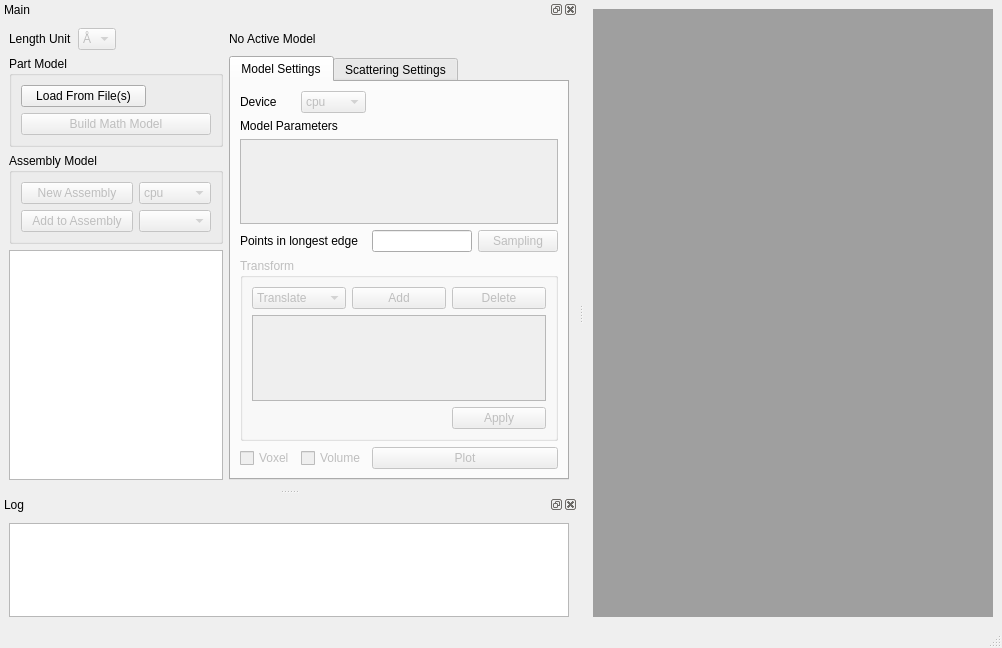
<?xml version="1.0" encoding="UTF-8"?>
<ui version="4.0">
 <class>MainWindow</class>
 <widget class="QMainWindow" name="MainWindow">
  <property name="geometry">
   <rect>
    <x>0</x>
    <y>0</y>
    <width>1002</width>
    <height>648</height>
   </rect>
  </property>
  <property name="windowTitle">
   <string>Model2SAS</string>
  </property>
  <widget class="QWidget" name="centralwidget">
   <layout class="QGridLayout" name="gridLayout_7">
    <item row="0" column="0">
     <widget class="QMdiArea" name="mdiArea">
      <property name="minimumSize">
       <size>
        <width>400</width>
        <height>400</height>
       </size>
      </property>
     </widget>
    </item>
   </layout>
  </widget>
  <widget class="QMenuBar" name="menubar">
   <property name="geometry">
    <rect>
     <x>0</x>
     <y>0</y>
     <width>1002</width>
     <height>22</height>
    </rect>
   </property>
  </widget>
  <widget class="QStatusBar" name="statusbar"/>
  <widget class="QDockWidget" name="dockWidget_main">
   <property name="windowTitle">
    <string>Main</string>
   </property>
   <attribute name="dockWidgetArea">
    <number>1</number>
   </attribute>
   <widget class="QWidget" name="dockWidgetContents_3">
    <layout class="QGridLayout" name="gridLayout_9">
     <item row="0" column="0">
      <widget class="QLabel" name="label_length_unit">
       <property name="text">
        <string>Length Unit</string>
       </property>
      </widget>
     </item>
     <item row="0" column="1">
      <widget class="QComboBox" name="comboBox_length_unit">
       <property name="enabled">
        <bool>false</bool>
       </property>
       <item>
        <property name="text">
         <string>Å</string>
        </property>
       </item>
      </widget>
     </item>
     <item row="0" column="2">
      <spacer name="horizontalSpacer">
       <property name="orientation">
        <enum>Qt::Horizontal</enum>
       </property>
       <property name="sizeHint" stdset="0">
        <size>
         <width>40</width>
         <height>20</height>
        </size>
       </property>
      </spacer>
     </item>
     <item row="0" column="3">
      <widget class="QLabel" name="label_active_model">
       <property name="sizePolicy">
        <sizepolicy hsizetype="Preferred" vsizetype="Minimum">
         <horstretch>0</horstretch>
         <verstretch>0</verstretch>
        </sizepolicy>
       </property>
       <property name="text">
        <string>No Active Model</string>
       </property>
      </widget>
     </item>
     <item row="1" column="0" colspan="3">
      <widget class="QGroupBox" name="groupBox_part">
       <property name="title">
        <string>Part Model</string>
       </property>
       <layout class="QGridLayout" name="gridLayout_5">
        <item row="2" column="0" colspan="3">
         <widget class="QPushButton" name="pushButton_build_math_model">
          <property name="enabled">
           <bool>false</bool>
          </property>
          <property name="text">
           <string>Build Math Model</string>
          </property>
         </widget>
        </item>
        <item row="1" column="0" colspan="2">
         <widget class="QPushButton" name="pushButton_part_from_files">
          <property name="text">
           <string>Load From File(s)</string>
          </property>
         </widget>
        </item>
       </layout>
      </widget>
     </item>
     <item row="1" column="3" rowspan="3">
      <widget class="QTabWidget" name="tabWidget_settings">
       <property name="sizePolicy">
        <sizepolicy hsizetype="Preferred" vsizetype="Preferred">
         <horstretch>0</horstretch>
         <verstretch>0</verstretch>
        </sizepolicy>
       </property>
       <property name="currentIndex">
        <number>0</number>
       </property>
       <widget class="QWidget" name="tabPage_model">
        <attribute name="title">
         <string>Model Settings</string>
        </attribute>
        <layout class="QGridLayout" name="gridLayout_8">
         <item row="2" column="0" colspan="2">
          <widget class="QLabel" name="label_model_params">
           <property name="text">
            <string>Model Parameters</string>
           </property>
          </widget>
         </item>
         <item row="0" column="0">
          <widget class="QLabel" name="label_part_device">
           <property name="text">
            <string>Device</string>
           </property>
          </widget>
         </item>
         <item row="3" column="0" colspan="4">
          <widget class="QTableView" name="tableView_model_params">
           <property name="enabled">
            <bool>false</bool>
           </property>
           <property name="sizePolicy">
            <sizepolicy hsizetype="Preferred" vsizetype="Expanding">
             <horstretch>0</horstretch>
             <verstretch>0</verstretch>
            </sizepolicy>
           </property>
           <property name="alternatingRowColors">
            <bool>true</bool>
           </property>
          </widget>
         </item>
         <item row="5" column="0" colspan="4">
          <widget class="QGroupBox" name="groupBox_transform">
           <property name="enabled">
            <bool>false</bool>
           </property>
           <property name="title">
            <string>Transform</string>
           </property>
           <layout class="QGridLayout" name="gridLayout_4">
            <item row="0" column="2">
             <widget class="QPushButton" name="pushButton_delete_transform">
              <property name="text">
               <string>Delete</string>
              </property>
             </widget>
            </item>
            <item row="0" column="0">
             <widget class="QComboBox" name="comboBox_transform_type">
              <item>
               <property name="text">
                <string>Translate</string>
               </property>
              </item>
              <item>
               <property name="text">
                <string>Rotate</string>
               </property>
              </item>
             </widget>
            </item>
            <item row="0" column="1">
             <widget class="QPushButton" name="pushButton_add_transform">
              <property name="text">
               <string>Add</string>
              </property>
             </widget>
            </item>
            <item row="5" column="2">
             <widget class="QPushButton" name="pushButton_apply_transform">
              <property name="text">
               <string>Apply</string>
              </property>
             </widget>
            </item>
            <item row="4" column="0" colspan="3">
             <widget class="QTableView" name="tableView_transform">
              <property name="sizePolicy">
               <sizepolicy hsizetype="Preferred" vsizetype="Expanding">
                <horstretch>0</horstretch>
                <verstretch>0</verstretch>
               </sizepolicy>
              </property>
             </widget>
            </item>
           </layout>
          </widget>
         </item>
         <item row="4" column="2">
          <widget class="QLineEdit" name="lineEdit_real_lattice_1d_size">
           <property name="text">
            <string/>
           </property>
          </widget>
         </item>
         <item row="4" column="0" colspan="2">
          <widget class="QLabel" name="label_real_lattice_1d_size">
           <property name="text">
            <string>Points in longest edge</string>
           </property>
          </widget>
         </item>
         <item row="4" column="3">
          <widget class="QPushButton" name="pushButton_sampling">
           <property name="enabled">
            <bool>false</bool>
           </property>
           <property name="text">
            <string>Sampling</string>
           </property>
          </widget>
         </item>
         <item row="6" column="1">
          <widget class="QCheckBox" name="checkBox_volume">
           <property name="enabled">
            <bool>false</bool>
           </property>
           <property name="text">
            <string>Volume</string>
           </property>
          </widget>
         </item>
         <item row="6" column="2" colspan="2">
          <widget class="QPushButton" name="pushButton_plot_model">
           <property name="enabled">
            <bool>false</bool>
           </property>
           <property name="text">
            <string>Plot</string>
           </property>
          </widget>
         </item>
         <item row="6" column="0">
          <widget class="QCheckBox" name="checkBox_voxel">
           <property name="enabled">
            <bool>false</bool>
           </property>
           <property name="text">
            <string>Voxel</string>
           </property>
          </widget>
         </item>
         <item row="0" column="1">
          <widget class="QComboBox" name="comboBox_model_device">
           <property name="enabled">
            <bool>false</bool>
           </property>
           <item>
            <property name="text">
             <string>cpu</string>
            </property>
           </item>
          </widget>
         </item>
        </layout>
       </widget>
       <widget class="QWidget" name="tabPage_scattering">
        <attribute name="title">
         <string>Scattering Settings</string>
        </attribute>
        <layout class="QGridLayout" name="gridLayout_3">
         <item row="0" column="0">
          <widget class="QLabel" name="label_reciprocal_lattice_1d_size">
           <property name="text">
            <string>Edge points num in reciprocal grid</string>
           </property>
          </widget>
         </item>
         <item row="0" column="1">
          <widget class="QLineEdit" name="lineEdit_reciprocal_lattice_1d_size">
           <property name="enabled">
            <bool>false</bool>
           </property>
           <property name="text">
            <string>default</string>
           </property>
          </widget>
         </item>
         <item row="2" column="0" colspan="2">
          <widget class="QTabWidget" name="tabWidget_measure">
           <property name="enabled">
            <bool>true</bool>
           </property>
           <property name="currentIndex">
            <number>0</number>
           </property>
           <widget class="QWidget" name="tabPage_direct_measure">
            <attribute name="title">
             <string>Direct Measure</string>
            </attribute>
            <layout class="QVBoxLayout" name="verticalLayout_3">
             <item>
              <widget class="QGroupBox" name="groupBox_1d_measure">
               <property name="title">
                <string>1D</string>
               </property>
               <property name="checkable">
                <bool>false</bool>
               </property>
               <layout class="QVBoxLayout" name="verticalLayout">
                <item>
                 <layout class="QHBoxLayout" name="horizontalLayout">
                  <item>
                   <widget class="QLabel" name="label_q1d_range">
                    <property name="text">
                     <string>Q range</string>
                    </property>
                   </widget>
                  </item>
                  <item>
                   <widget class="QLineEdit" name="lineEdit_q1d_min"/>
                  </item>
                  <item>
                   <widget class="QLabel" name="label_dash">
                    <property name="text">
                     <string>-</string>
                    </property>
                   </widget>
                  </item>
                  <item>
                   <widget class="QLineEdit" name="lineEdit_q1d_max"/>
                  </item>
                  <item>
                   <widget class="QLabel" name="label_q1d_unit">
                    <property name="text">
                     <string>Å^-1</string>
                    </property>
                   </widget>
                  </item>
                 </layout>
                </item>
                <item>
                 <layout class="QHBoxLayout" name="horizontalLayout_2">
                  <item>
                   <widget class="QLabel" name="label_q1d_num">
                    <property name="text">
                     <string>Q num</string>
                    </property>
                   </widget>
                  </item>
                  <item>
                   <widget class="QLineEdit" name="lineEdit_q1d_num"/>
                  </item>
                  <item>
                   <widget class="QCheckBox" name="checkBox_q1d_log_spaced">
                    <property name="text">
                     <string>Log Spaced</string>
                    </property>
                   </widget>
                  </item>
                 </layout>
                </item>
                <item>
                 <widget class="QPushButton" name="pushButton_1d_measure">
                  <property name="enabled">
                   <bool>false</bool>
                  </property>
                  <property name="text">
                   <string>Measure</string>
                  </property>
                 </widget>
                </item>
               </layout>
              </widget>
             </item>
             <item>
              <widget class="QGroupBox" name="groupBox_2d_measure">
               <property name="enabled">
                <bool>false</bool>
               </property>
               <property name="title">
                <string>2D</string>
               </property>
               <layout class="QVBoxLayout" name="verticalLayout_2">
                <item>
                 <layout class="QHBoxLayout" name="horizontalLayout_3">
                  <item>
                   <widget class="QLabel" name="label_q2d_resolution">
                    <property name="text">
                     <string>Resolution </string>
                    </property>
                   </widget>
                  </item>
                  <item>
                   <widget class="QLineEdit" name="lineEdit_q2d_resolution_h"/>
                  </item>
                  <item>
                   <widget class="QLabel" name="label_times">
                    <property name="text">
                     <string>×</string>
                    </property>
                   </widget>
                  </item>
                  <item>
                   <widget class="QLineEdit" name="lineEdit_q2d_resolution_v"/>
                  </item>
                 </layout>
                </item>
                <item>
                 <layout class="QHBoxLayout" name="horizontalLayout_4">
                  <item>
                   <widget class="QLabel" name="label_q2d_spacing">
                    <property name="text">
                     <string>Q spacing</string>
                    </property>
                   </widget>
                  </item>
                  <item>
                   <widget class="QLineEdit" name="lineEdit_q2d_spacing"/>
                  </item>
                  <item>
                   <widget class="QLabel" name="label_q2d_unit">
                    <property name="text">
                     <string>Å^-1</string>
                    </property>
                   </widget>
                  </item>
                 </layout>
                </item>
                <item>
                 <layout class="QHBoxLayout" name="horizontalLayout_6">
                  <item>
                   <widget class="QLabel" name="label_q2d_normal_vector">
                    <property name="text">
                     <string>Normal vector</string>
                    </property>
                   </widget>
                  </item>
                  <item>
                   <widget class="QLineEdit" name="lineEdit_q2d_normal_x">
                    <property name="maximumSize">
                     <size>
                      <width>40</width>
                      <height>16777215</height>
                     </size>
                    </property>
                   </widget>
                  </item>
                  <item>
                   <widget class="QLineEdit" name="lineEdit_q2d_normal_y">
                    <property name="maximumSize">
                     <size>
                      <width>40</width>
                      <height>16777215</height>
                     </size>
                    </property>
                   </widget>
                  </item>
                  <item>
                   <widget class="QLineEdit" name="lineEdit_q2d_normal_z">
                    <property name="maximumSize">
                     <size>
                      <width>40</width>
                      <height>16777215</height>
                     </size>
                    </property>
                   </widget>
                  </item>
                 </layout>
                </item>
                <item>
                 <layout class="QHBoxLayout" name="horizontalLayout_5">
                  <item>
                   <widget class="QCheckBox" name="checkBox_2d_show_3d">
                    <property name="text">
                     <string>Show in 3D Q Space</string>
                    </property>
                   </widget>
                  </item>
                  <item>
                   <widget class="QPushButton" name="pushButton_2d_measure">
                    <property name="text">
                     <string>Measure</string>
                    </property>
                   </widget>
                  </item>
                 </layout>
                </item>
               </layout>
              </widget>
             </item>
             <item>
              <spacer name="verticalSpacer">
               <property name="orientation">
                <enum>Qt::Vertical</enum>
               </property>
               <property name="sizeHint" stdset="0">
                <size>
                 <width>228</width>
                 <height>132</height>
                </size>
               </property>
              </spacer>
             </item>
            </layout>
           </widget>
           <widget class="QWidget" name="tabPage_virtual_detector">
            <attribute name="title">
             <string>Virtual Detector</string>
            </attribute>
           </widget>
          </widget>
         </item>
         <item row="1" column="0" colspan="2">
          <widget class="QPushButton" name="pushButton_scattering">
           <property name="enabled">
            <bool>false</bool>
           </property>
           <property name="text">
            <string>Virtual Scattering</string>
           </property>
          </widget>
         </item>
        </layout>
       </widget>
      </widget>
     </item>
     <item row="2" column="0" colspan="3">
      <widget class="QGroupBox" name="groupBox_assembly">
       <property name="title">
        <string>Assembly Model</string>
       </property>
       <layout class="QGridLayout" name="gridLayout_6">
        <item row="3" column="2">
         <widget class="QComboBox" name="comboBox_assmbly_list">
          <property name="enabled">
           <bool>false</bool>
          </property>
         </widget>
        </item>
        <item row="0" column="0" colspan="2">
         <widget class="QPushButton" name="pushButton_new_assembly">
          <property name="enabled">
           <bool>false</bool>
          </property>
          <property name="text">
           <string>New Assembly</string>
          </property>
         </widget>
        </item>
        <item row="0" column="2">
         <widget class="QComboBox" name="comboBox_assembly_device">
          <property name="enabled">
           <bool>false</bool>
          </property>
          <item>
           <property name="text">
            <string>cpu</string>
           </property>
          </item>
         </widget>
        </item>
        <item row="3" column="0" colspan="2">
         <widget class="QPushButton" name="pushButton_add_to_assembly">
          <property name="enabled">
           <bool>false</bool>
          </property>
          <property name="text">
           <string>Add to Assembly</string>
          </property>
         </widget>
        </item>
       </layout>
      </widget>
     </item>
     <item row="3" column="0" colspan="3">
      <widget class="QTreeView" name="treeView_models">
       <property name="sizePolicy">
        <sizepolicy hsizetype="Preferred" vsizetype="Expanding">
         <horstretch>0</horstretch>
         <verstretch>0</verstretch>
        </sizepolicy>
       </property>
       <property name="minimumSize">
        <size>
         <width>100</width>
         <height>0</height>
        </size>
       </property>
       <property name="editTriggers">
        <set>QAbstractItemView::NoEditTriggers</set>
       </property>
      </widget>
     </item>
    </layout>
   </widget>
  </widget>
  <widget class="QDockWidget" name="dockWidget_log">
   <property name="windowTitle">
    <string>Log</string>
   </property>
   <attribute name="dockWidgetArea">
    <number>1</number>
   </attribute>
   <widget class="QWidget" name="dockWidgetContents_4">
    <layout class="QVBoxLayout" name="verticalLayout_4">
     <item>
      <widget class="QTextBrowser" name="textBrowser_log">
       <property name="enabled">
        <bool>true</bool>
       </property>
       <property name="font">
        <font>
         <family>Consolas</family>
        </font>
       </property>
      </widget>
     </item>
    </layout>
   </widget>
  </widget>
 </widget>
 <tabstops>
  <tabstop>pushButton_part_from_files</tabstop>
  <tabstop>pushButton_build_math_model</tabstop>
  <tabstop>comboBox_transform_type</tabstop>
  <tabstop>tableView_transform</tabstop>
  <tabstop>lineEdit_real_lattice_1d_size</tabstop>
  <tabstop>pushButton_plot_model</tabstop>
  <tabstop>tableView_model_params</tabstop>
  <tabstop>pushButton_sampling</tabstop>
  <tabstop>lineEdit_reciprocal_lattice_1d_size</tabstop>
  <tabstop>pushButton_scattering</tabstop>
  <tabstop>tabWidget_measure</tabstop>
  <tabstop>lineEdit_q1d_min</tabstop>
  <tabstop>lineEdit_q1d_max</tabstop>
  <tabstop>lineEdit_q1d_num</tabstop>
  <tabstop>checkBox_q1d_log_spaced</tabstop>
  <tabstop>pushButton_1d_measure</tabstop>
  <tabstop>lineEdit_q2d_resolution_h</tabstop>
  <tabstop>lineEdit_q2d_resolution_v</tabstop>
  <tabstop>lineEdit_q2d_spacing</tabstop>
  <tabstop>lineEdit_q2d_normal_x</tabstop>
  <tabstop>lineEdit_q2d_normal_y</tabstop>
  <tabstop>lineEdit_q2d_normal_z</tabstop>
  <tabstop>checkBox_2d_show_3d</tabstop>
  <tabstop>pushButton_2d_measure</tabstop>
  <tabstop>pushButton_new_assembly</tabstop>
  <tabstop>pushButton_add_to_assembly</tabstop>
 </tabstops>
 <resources/>
 <connections>
  <connection>
   <sender>pushButton_build_math_model</sender>
   <signal>clicked()</signal>
   <receiver>MainWindow</receiver>
   <slot>build_math_model()</slot>
   <hints>
    <hint type="sourcelabel">
     <x>185</x>
     <y>181</y>
    </hint>
    <hint type="destinationlabel">
     <x>195</x>
     <y>0</y>
    </hint>
   </hints>
  </connection>
  <connection>
   <sender>pushButton_part_from_files</sender>
   <signal>clicked()</signal>
   <receiver>MainWindow</receiver>
   <slot>load_model_files()</slot>
   <hints>
    <hint type="sourcelabel">
     <x>136</x>
     <y>151</y>
    </hint>
    <hint type="destinationlabel">
     <x>124</x>
     <y>0</y>
    </hint>
   </hints>
  </connection>
  <connection>
   <sender>treeView_models</sender>
   <signal>clicked(QModelIndex)</signal>
   <receiver>MainWindow</receiver>
   <slot>selected_model_settings()</slot>
   <hints>
    <hint type="sourcelabel">
     <x>95</x>
     <y>360</y>
    </hint>
    <hint type="destinationlabel">
     <x>0</x>
     <y>372</y>
    </hint>
   </hints>
  </connection>
  <connection>
   <sender>pushButton_sampling</sender>
   <signal>clicked()</signal>
   <receiver>MainWindow</receiver>
   <slot>sampling()</slot>
   <hints>
    <hint type="sourcelabel">
     <x>492</x>
     <y>261</y>
    </hint>
    <hint type="destinationlabel">
     <x>521</x>
     <y>281</y>
    </hint>
   </hints>
  </connection>
  <connection>
   <sender>pushButton_plot_model</sender>
   <signal>clicked()</signal>
   <receiver>MainWindow</receiver>
   <slot>plot_model()</slot>
   <hints>
    <hint type="sourcelabel">
     <x>492</x>
     <y>489</y>
    </hint>
    <hint type="destinationlabel">
     <x>516</x>
     <y>523</y>
    </hint>
   </hints>
  </connection>
  <connection>
   <sender>pushButton_scattering</sender>
   <signal>clicked()</signal>
   <receiver>MainWindow</receiver>
   <slot>virtual_scattering()</slot>
   <hints>
    <hint type="sourcelabel">
     <x>448</x>
     <y>154</y>
    </hint>
    <hint type="destinationlabel">
     <x>521</x>
     <y>151</y>
    </hint>
   </hints>
  </connection>
  <connection>
   <sender>pushButton_1d_measure</sender>
   <signal>clicked()</signal>
   <receiver>MainWindow</receiver>
   <slot>measure_1d()</slot>
   <hints>
    <hint type="sourcelabel">
     <x>437</x>
     <y>295</y>
    </hint>
    <hint type="destinationlabel">
     <x>520</x>
     <y>309</y>
    </hint>
   </hints>
  </connection>
 </connections>
 <slots>
  <slot>build_math_model()</slot>
  <slot>load_model_files()</slot>
  <slot>new_assembly()</slot>
  <slot>add_to_assembly()</slot>
  <slot>selected_model_settings()</slot>
  <slot>sampling()</slot>
  <slot>plot_model()</slot>
  <slot>virtual_scattering()</slot>
  <slot>measure_1d()</slot>
 </slots>
</ui>
